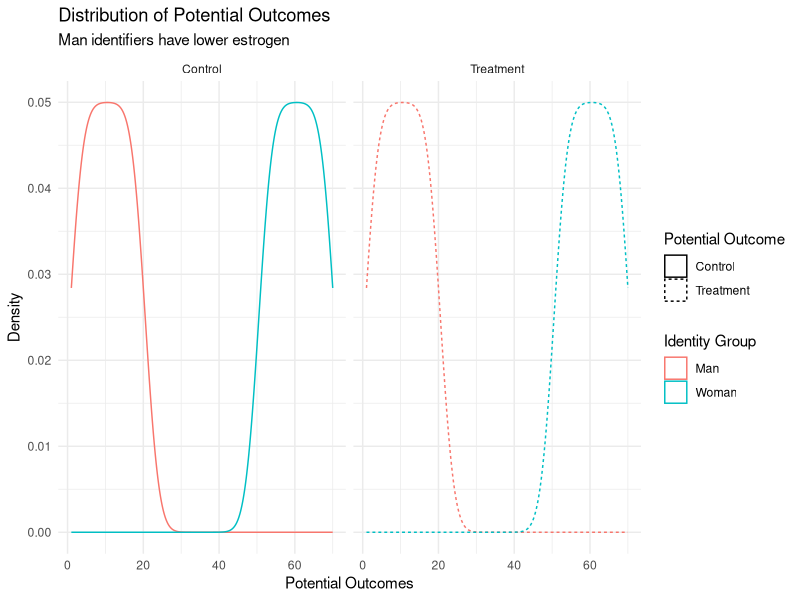
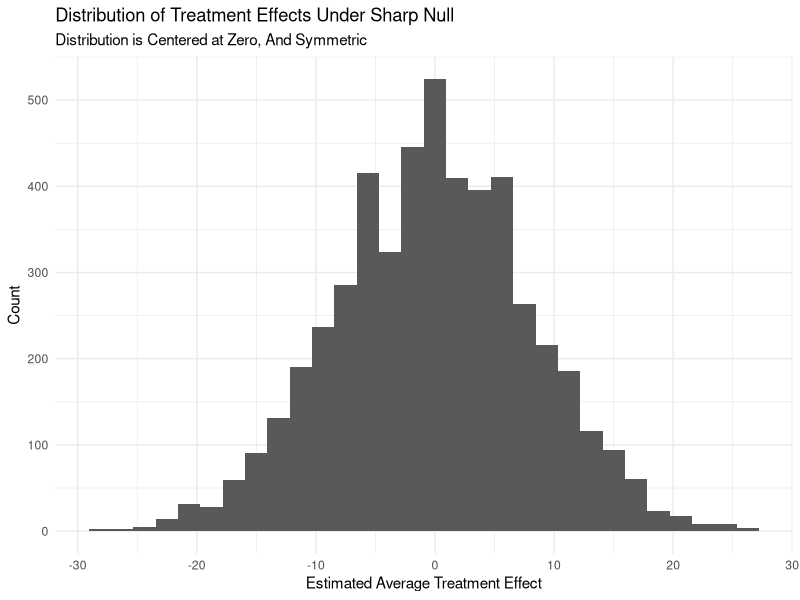
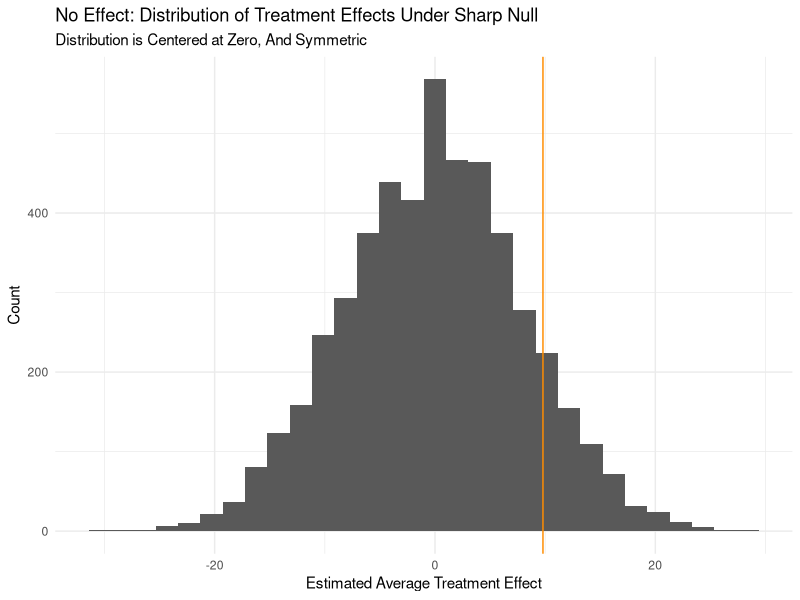
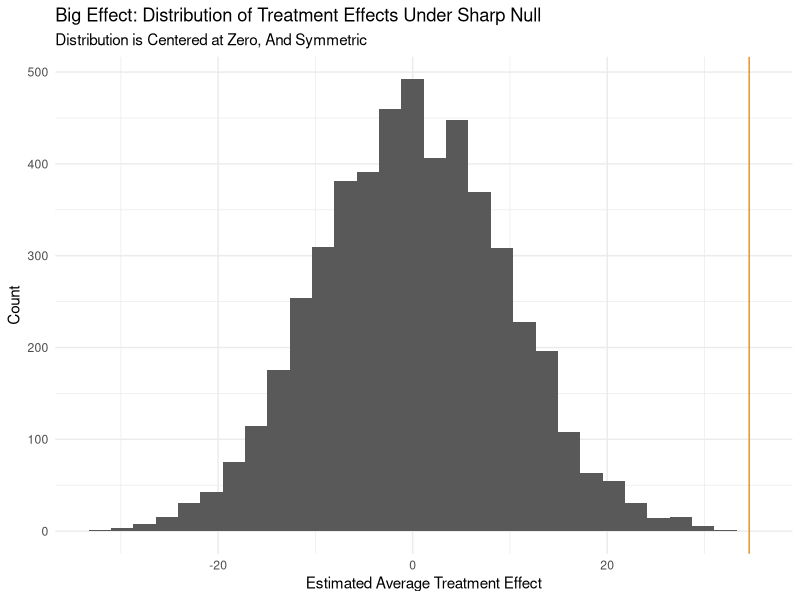
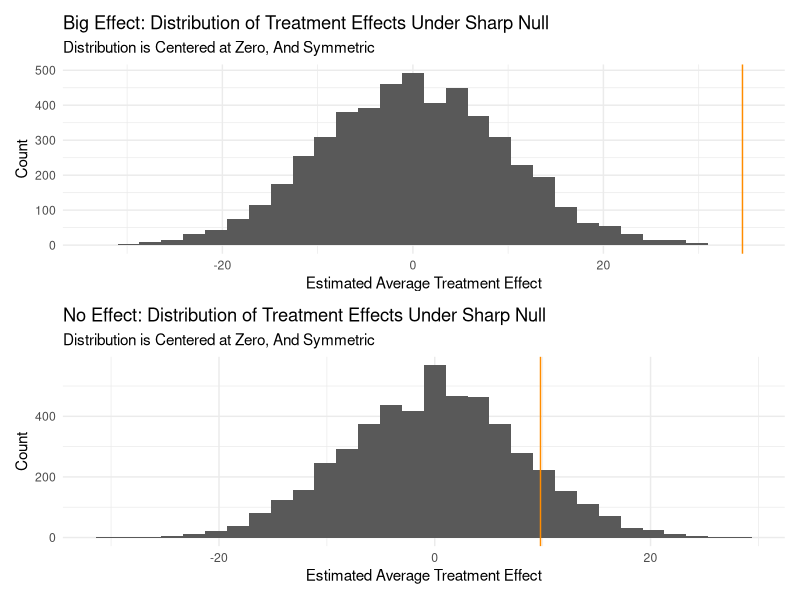
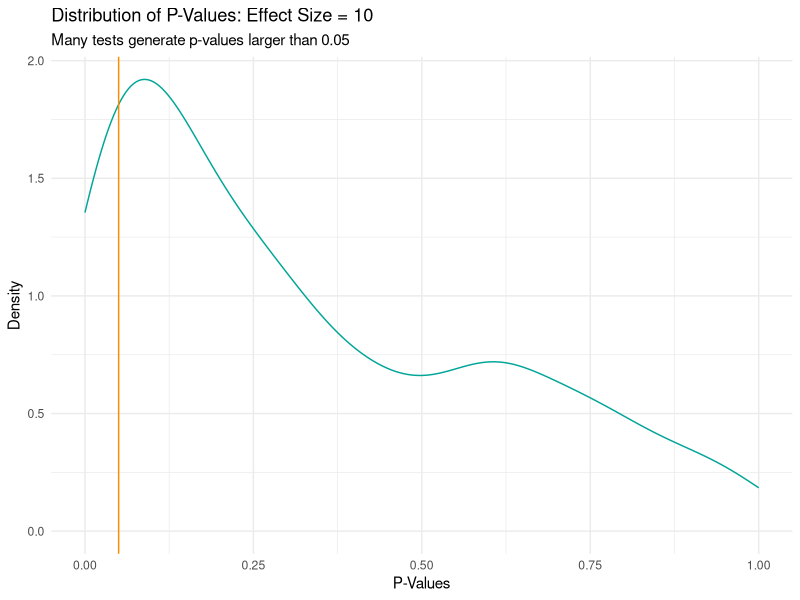
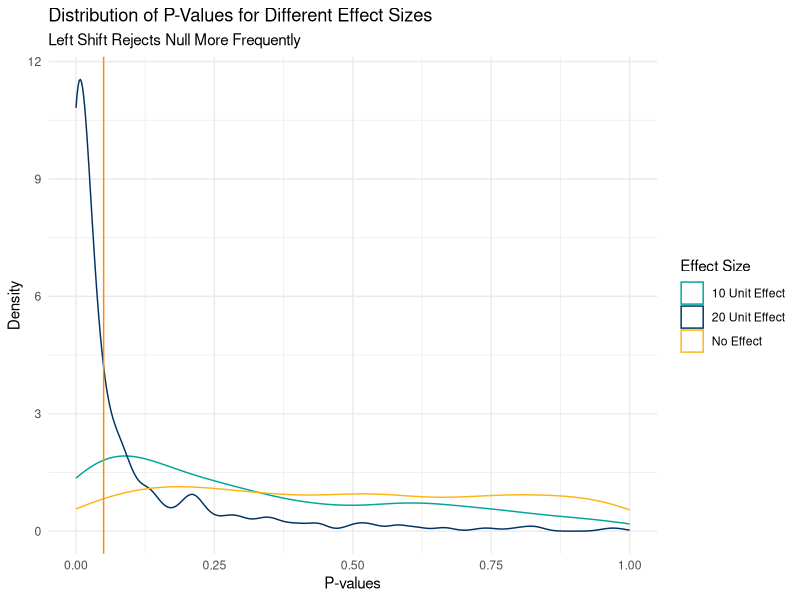

R code for these plots, in order:
## ---- chunk 1
library(tidyverse)
library(ggplot2)
library(patchwork)
library(data.table)

options(htmltools.dir.version = FALSE)
knitr::opts_chunk$set(echo = TRUE, dpi = 300)


theme_set(theme_minimal())
## ---- chunk 2
group <- c(rep("Man",20),rep("Woman",20))

po_control <- c(
  seq(from = 1, to = 20), 
  seq(from = 51, to = 70)
  )

## Suppose there is no effect. 
## Then, the potential outcomes to control are equal 
## to the potential outcomes to treatment. 

po_treatment <- po_control + 0

d <- data.frame(
  'Control'   = po_control,
  'Treatment' = po_treatment, 
  'group'        = group
  )
## ---- chunk 3
d %>% 
  head()
## ---- chunk 4
d %>% 
  pivot_longer(cols = c('Control', 'Treatment')) %>% 
  ggplot() + 
  aes(x = value, color = group, linetype = name) + 
  geom_density() + 
  facet_wrap(facets = vars(name)) + 
  labs(
    title = "Distribution of Potential Outcomes", 
    subtitle = "Man identifiers have lower estrogen",
    x = 'Potential Outcomes', 
    y = 'Density', 
    color = 'Identity Group', 
    linetype = 'Potential Outcome'
  )
## ---- chunk 5
randomize <- function(units_per_group) { 
  ## an (unnecessary) function to randomize units into 
  ## treatment and control 
  ## ---
  ## args: 
  ##  - units_per_group: how many zero and one should be returned
  
  assignment_vector <- rep(c('Control', 'Treatment'), each = units_per_group)
  sample(assignment_vector)
} 
## ---- chunk 6

randomize(units_per_group = 4) 
randomize(units_per_group = 4) 
## ---- chunk 7
treatment_assigned <- randomize() 

outcomes <- po_treatment * I(treatment_assigned == "Treatment") + 
  po_control * I(treatment_assigned == "Control")

outcomes
## ---- chunk 8
estimate_ate <- function(y_values, treatment) { 
  
  treatment_group_mean <- mean(y_values[treatment == 'Treatment'])
  control_group_mean   <- mean(y_values[treatment == 'Control'])
  
  ate <- treatment_group_mean - control_group_mean
  
  return(
    list(
      "tg_mean" = treatment_group_mean, 
      "cg_mean" = control_group_mean, 
      "ate" = ate)
  )
}
## ---- chunk 9
## In fact, there is _no_ effect, but... sampling! 
estimate_ate(y_values = outcomes, treatment = treatment_assigned) 

## To pull a single part of this, because it is a list, R indexes with .[[
estimate_ate(y_values = outcomes, treatment = treatment_assigned)[['ate']]
## ---- chunk 10
treatment_assigned_one <- randomize(units_per_group = 20)
estimate_ate(y_values = outcomes, treatment = treatment_assigned_one)[['ate']]

treatment_assigned_two <- randomize(units_per_group = 20)
estimate_ate(y_values = outcomes, treatment = treatment_assigned_two)[['ate']]

treatment_assigned_three <- randomize(units_per_group = 20)
estimate_ate(y_values = outcomes, treatment = treatment_assigned_three)[['ate']]
## ---- chunk 11
## going to move the randomization inside the `estimate_ate` function 
## for compactness 

sharp_null <- replicate(
  n = 5000, 
  expr = estimate_ate(
    y_value = outcomes, 
    treatment = randomize(units_per_group = 20))[['ate']]
)
## ---- chunk 12
ggplot() + 
  aes(x = sharp_null) + 
  geom_histogram() + 
  labs(
    title = "Distribution of Treatment Effects Under Sharp Null", 
    subtitle = "Distribution is Centered at Zero, And Symmetric", 
    x = "Estimated Average Treatment Effect", 
    y = "Count"
  )
## ---- chunk 13
experimental_randomization <- randomize(units_per_group = 20)
experimental_ate <- estimate_ate(
  y_values = outcomes, 
  treatment = experimental_randomization)[['ate']]

sharp_null <- replicate(
  n = 5000, 
  expr = estimate_ate(
    y_value = outcomes, 
    treatment = randomize(units_per_group = 20))[['ate']]
)

mean(abs(sharp_null) > abs(experimental_ate))
## ---- chunk 14
histogram_no_effect <- ggplot() + 
  aes(x = sharp_null) + 
  geom_histogram() + 
  geom_vline(xintercept = experimental_ate, color = 'darkorange') + 
  labs(
    title = "No Effect: Distribution of Treatment Effects Under Sharp Null", 
    subtitle = "Distribution is Centered at Zero, And Symmetric", 
    x = "Estimated Average Treatment Effect", 
    y = "Count"
  )
## ---- chunk 15
histogram_no_effect
## ---- chunk 16
po_control   <- c(1:20, 51:70)
po_treatment <- po_control + 25

treatment_assigned <- randomize(units_per_group = 20)

outcomes <- po_treatment * I(treatment_assigned == "Treatment") + 
  po_control * I(treatment_assigned == "Control")

experimental_ate_big_effect <- estimate_ate(
  y_values = outcomes, 
  treatment = treatment_assigned
  )[['ate']]
## ---- chunk 17
sharp_null_big_effect <- replicate(
  n = 5000, 
  expr = estimate_ate(
    y_values = outcomes, 
    treatment = randomize(units_per_group = 20))[['ate']]
  )
## ---- chunk 18
histogram_big_effect <- ggplot() + 
  aes(x = sharp_null_big_effect) + 
  geom_histogram() + 
  geom_vline(xintercept = experimental_ate_big_effect, color = 'darkorange') + 
  labs(
    title = "Big Effect: Distribution of Treatment Effects Under Sharp Null", 
    subtitle = "Distribution is Centered at Zero, And Symmetric", 
    x = "Estimated Average Treatment Effect", 
    y = "Count"
  )
## ---- chunk 19
histogram_big_effect
## ---- chunk 20
mean(abs(sharp_null_big_effect) > abs(experimental_ate_big_effect))
## ---- chunk 21
histogram_big_effect / histogram_no_effect
## ---- chunk 22
simulate_study <- function(effect_size) { 
  # generate world
  po_control   <- c(1:20, 51:70)
  po_treatment <- po_control + effect_size
  
  # assign treatment and measure outcomes
  treatment_assigned <- randomize(20)
  outcomes <- po_treatment * I(treatment_assigned == "Treatment") + 
    po_control * I(treatment_assigned == "Control") 
  
  # estimate ate   
  estimated_ate <- estimate_ate(y_values = outcomes, treatment = treatment_assigned)[['ate']]
  
  # generate sharp null distribution
  sharp_null <- replicate(
    n = 100, 
    expr = estimate_ate(y_values = outcomes, treatment = randomize(20))[['ate']])
  
  p_value <- mean(abs(sharp_null) > abs(estimated_ate))
  return(list(
    'estimated_ate' = estimated_ate,
    'mean_sharp_null' = mean(sharp_null), 
    'p_value' = p_value)
  )
}
## ---- chunk 23
## notice: we now have two loops: 
  ## - We're running 500 simulations;
  ## - In each simulation, there are 1,000 sharp nulls drawn out
  ## - So get some coffee if you're running this at home

distribution_of_p_values_10 <- replicate(
  n = 500, 
  expr = simulate_study(effect_size = 10)[['p_value']]
)
## ---- chunk 24
ggplot() + 
  aes(x = distribution_of_p_values_10) + 
  geom_density(color = '#00A598') + 
  geom_vline(xintercept = 0.05, color = 'darkorange') + 
  labs(
    title = 'Distribution of P-Values: Effect Size = 10', 
    subtitle = 'Many tests generate p-values larger than 0.05', 
    x = 'P-Values', 
    y = 'Density'
  )
## ---- chunk 25
distribution_of_p_values_0 <- replicate(
  n = 500, 
  expr = simulate_study(effect_size = 0)[['p_value']]
)

distribution_of_p_values_20 <- replicate(
  n = 500, 
  expr = simulate_study(effect_size = 20)[['p_value']]
)
## ---- chunk 26
d <- data.frame(
  p_values = c(distribution_of_p_values_0, distribution_of_p_values_10, distribution_of_p_values_20), 
  group = c(rep('No Effect', length(distribution_of_p_values_0)), 
            rep('10 Unit Effect', length(distribution_of_p_values_10)), 
            rep('20 Unit Effect', length(distribution_of_p_values_20)))
)

d %>% 
  ggplot() + 
  aes(x = p_values, color = group) + 
  geom_density() + 
  scale_color_manual(values = c('#00A598', '#003262', '#FDB515')) + 
  geom_vline(xintercept = 0.05, color = 'darkorange') + 
  labs(
    title = 'Distribution of P-Values for Different Effect Sizes', 
    subtitle = 'Left Shift Rejects Null More Frequently', 
    color = 'Effect Size',
    x = 'P-values', 
    y = 'Density'
  )
